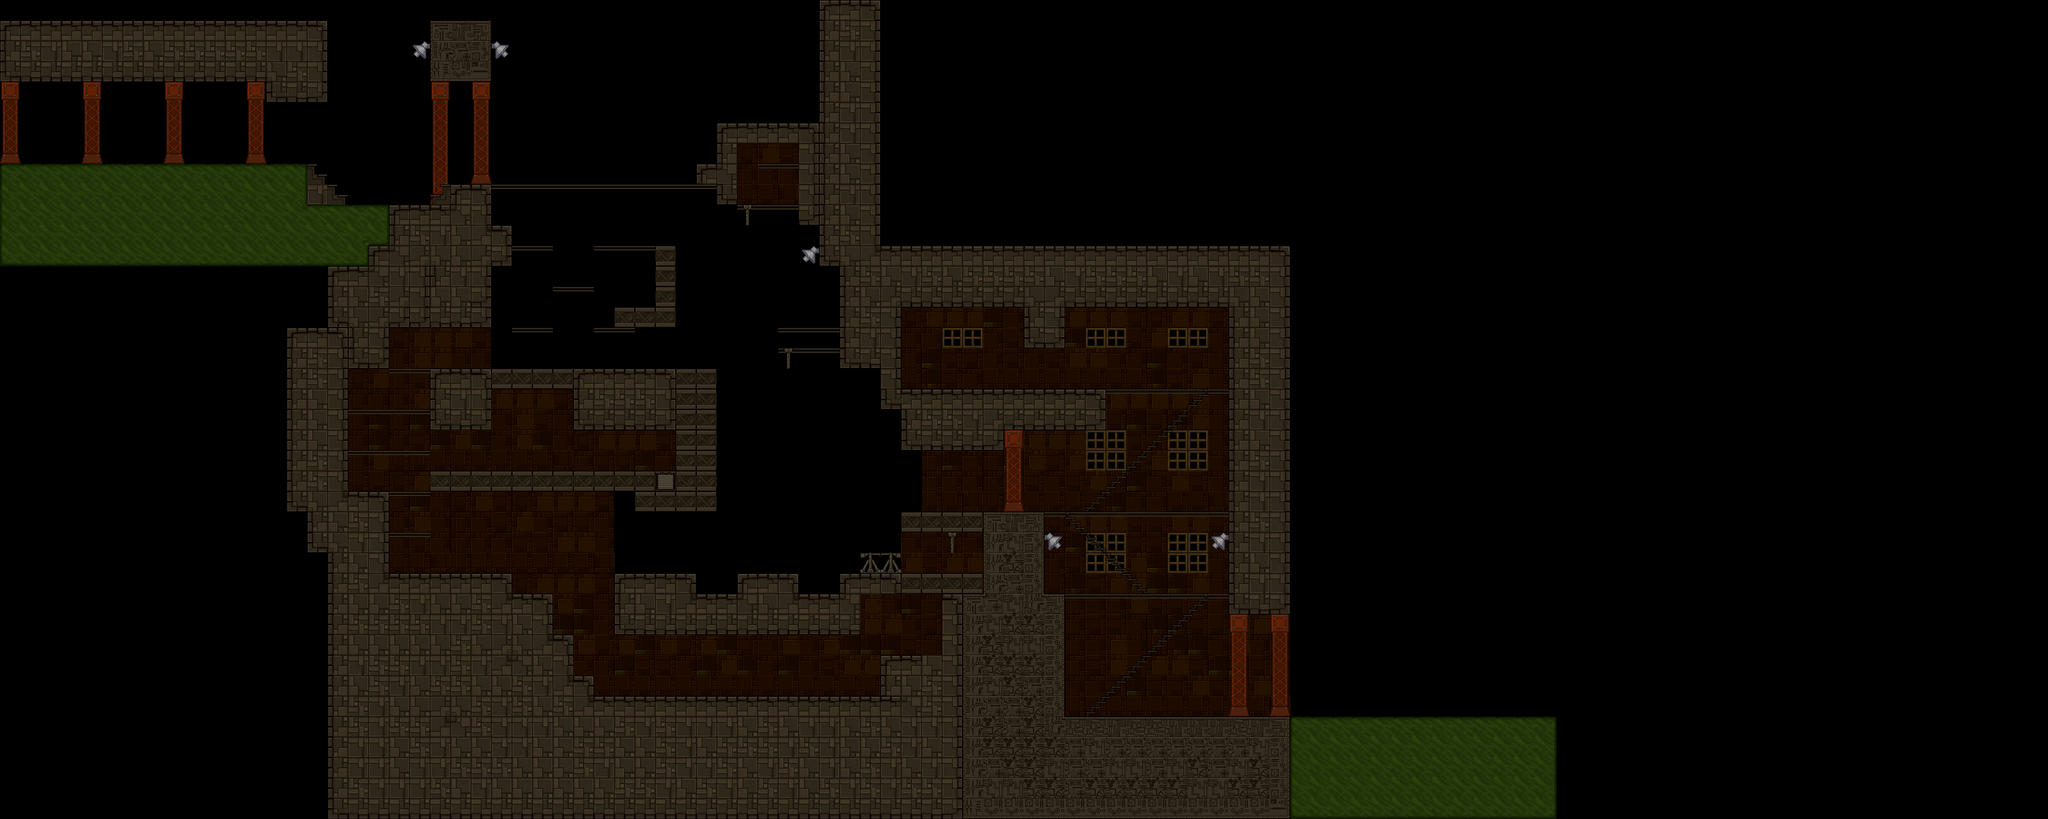

The image is a tile-based game level rendered from a .tmx file. Its description and source (layers, tilesets, objects; grid data summarised) follow:
An orthogonal 100x40 tile map with 32x32 px tiles, 5 tile layers (Background1, Background2, Background3, Foreground1, ...), 2 tilesets and 39 objects.

<map version="1.0" tiledversion="1.1.5" orientation="orthogonal" renderorder="right-down" width="100" height="40" tilewidth="32" tileheight="32" infinite="0" nextobjectid="91">
 <properties>
  <property name="unity:scale" value="0.03125" />
 </properties>
 <tileset firstgid="1" source="../../Tilesets/Example.tsx" />
 <tileset firstgid="31" source="../../Tilesets/lab.tsx" />
 <layer name="Background1" width="100" height="40">
  <properties>
   <property name="unity:sortingOrder" type="int" value="-3" />
  </properties>
  <data>[4000 cells, 0 non-empty, 0 distinct tile ids]</data>
 </layer>
 <layer name="Background2" width="100" height="40">
  <properties>
   <property name="unity:sortingOrder" type="int" value="-4" />
  </properties>
  <data>[4000 cells, 18 non-empty, 11 distinct tile ids]</data>
 </layer>
 <layer name="Background3" width="100" height="40">
  <properties>
   <property name="unity:sortingOrder" type="int" value="-3" />
  </properties>
  <data>[4000 cells, 469 non-empty, 20 distinct tile ids]</data>
 </layer>
 <layer name="Foreground1" width="100" height="40">
  <properties>
   <property name="unity:sortingOrder" type="int" value="3" />
  </properties>
  <data>[4000 cells, 1105 non-empty, 51 distinct tile ids]</data>
 </layer>
 <layer name="Foreground2" width="100" height="40">
  <properties>
   <property name="unity:sortingOrder" type="int" value="4" />
  </properties>
  <data>[4000 cells, 31 non-empty, 5 distinct tile ids]</data>
 </layer>
 <objectgroup name="walls">
  <properties>
   <property name="unity:layer" value="Obstacle" />
  </properties>
  <object id="12" x="0" y="128">
   <polyline points="0,0 416,0 416,32 512,32 512,-96 0,-96 0,0" />
  </object>
  <object id="13" x="0" y="256">
   <polyline points="0,0 480,0 544,64 672,64 704,32 768,32 768,96 800,96 800,160 768,160 768,224 576,224 576,160 0,160 0,0" />
  </object>
  <object id="14" x="672" y="128">
   <polyline points="0,0 96,0 96,-96 0,-96 0,0" />
  </object>
  <object id="15" x="1312" y="384">
   <polyline points="0,0 0,192 64,192 64,256 96,256 96,320 192,320 192,224 96,224 96,96 192,96 192,0 0,0" />
  </object>
  <object id="60" x="992" y="576">
   <polyline points="0,0 0,96 -96,96 -96,32 -224,32 -224,96 -320,96 -320,0 0,0" />
  </object>
  <object id="61" x="672" y="480">
   <polyline points="96,0 96,32 -64,32 -64,96 -128,96 -128,288 -64,288 -64,416" />
  </object>
  <object id="62" x="1408" y="800">
   <polyline points="0,0 0,32 128,32 128,0 0,0" />
  </object>
  <object id="64" x="1056" y="384">
   <polyline points="0,0 0,128 -96,128 -96,96 -32,96 -32,0 0,0" />
  </object>
  <object id="68" x="672" y="736">
   <polyline points="0,0 224,0 224,32 0,32 0,0" />
  </object>
  <object id="69" x="608" y="896">
   <polyline points="0,0 192,0 192,32 256,32 256,96 288,96 288,160 320,160 320,192 768,192 768,128 864,128 864,32 736,32 736,96 352,96 352,0 480,0 480,32 544,32 544,0 640,0 640,32 704,32 704,0 928,0 928,32 896,32 896,96" />
  </object>
  <object id="71" x="1088" y="288">
   <polyline points="0,0 0,-32 32,-32 32,-96 192,-96 192,64 160,64 160,-64 64,-64 64,0 64,32 32,32 32,0" />
  </object>
  <object id="74" x="992" y="576">
   <polyline points="0,0 128,0" />
  </object>
  <object id="75" x="992" y="672">
   <polyline points="0,0 64,0 64,64 32,64 -96,64" />
  </object>
  <object id="76" x="896" y="768">
   <polyline points="0,0 96,0 96,32 224,32 224,-192" />
  </object>
  <object id="80" x="1280" y="352">
   <polyline points="0,0 0,64 32,64" />
  </object>
  <object id="81" x="1376" y="384">
   <polyline points="0,0 0,-384 -96,-384 -96,-160" />
  </object>
  <object id="82" x="1504" y="608">
   <polyline points="0,0 224,0 224,64 64,64 64,96 0,96" />
  </object>
  <object id="83" x="1504" y="480">
   <polyline points="0,0 96,0 96,64 160,64 160,0 416,0 416,480 512,480 512,-96 0,-96" />
  </object>
  <object id="90" x="1536" y="800">
   <polyline points="0,0 96,0 96,128 128,128 128,320 896,320" />
  </object>
 </objectgroup>
 <objectgroup name="JumpThru">
  <properties>
   <property name="unity:layer" value="Obstacle" />
   <property name="unity:tag" value="JumpThru" />
  </properties>
  <object id="55" x="800" y="384">
   <polyline points="0,0 64,0" />
  </object>
  <object id="56" x="928" y="384">
   <polyline points="0,0 96,0" />
  </object>
  <object id="57" x="864" y="448">
   <polyline points="0,0 64,0" />
  </object>
  <object id="58" x="800" y="512">
   <polyline points="0,0 64,0" />
  </object>
  <object id="59" x="928" y="512">
   <polyline points="0,0 64,0" />
  </object>
  <object id="63" x="768" y="288">
   <polyline points="0,0 352,0" />
  </object>
  <object id="65" x="672" y="576">
   <polyline points="0,0 -64,0" />
  </object>
  <object id="66" x="672" y="640">
   <polyline points="0,0 -128,0" />
  </object>
  <object id="67" x="672" y="704">
   <polyline points="0,0 -128,0" />
  </object>
  <object id="72" x="1184" y="320">
   <polyline points="-32,0 64,0" />
  </object>
  <object id="73" x="1248" y="256">
   <polyline points="0,0 -64,0" />
  </object>
  <object id="77" x="672" y="768">
   <polyline points="0,0 -64,0" />
  </object>
  <object id="78" x="672" y="832">
   <polyline points="0,0 -64,0" />
  </object>
  <object id="79" x="1344" y="864">
   <polyline points="0,0 32,0 64,0" />
  </object>
  <object id="84" x="1728" y="608">
   <polyline points="0,0 192,0" />
  </object>
  <object id="85" x="1888" y="608">
   <polyline points="0,0 -192,192" />
  </object>
  <object id="86" x="1632" y="800">
   <polyline points="0,0 288,0" />
  </object>
  <object id="87" x="1664" y="800">
   <polyline points="0,0 128,128" />
  </object>
  <object id="88" x="1664" y="928">
   <polyline points="0,0 256,0" />
  </object>
  <object id="89" x="1888" y="928">
   <polyline points="0,0 -192,192" />
  </object>
 </objectgroup>
</map>
